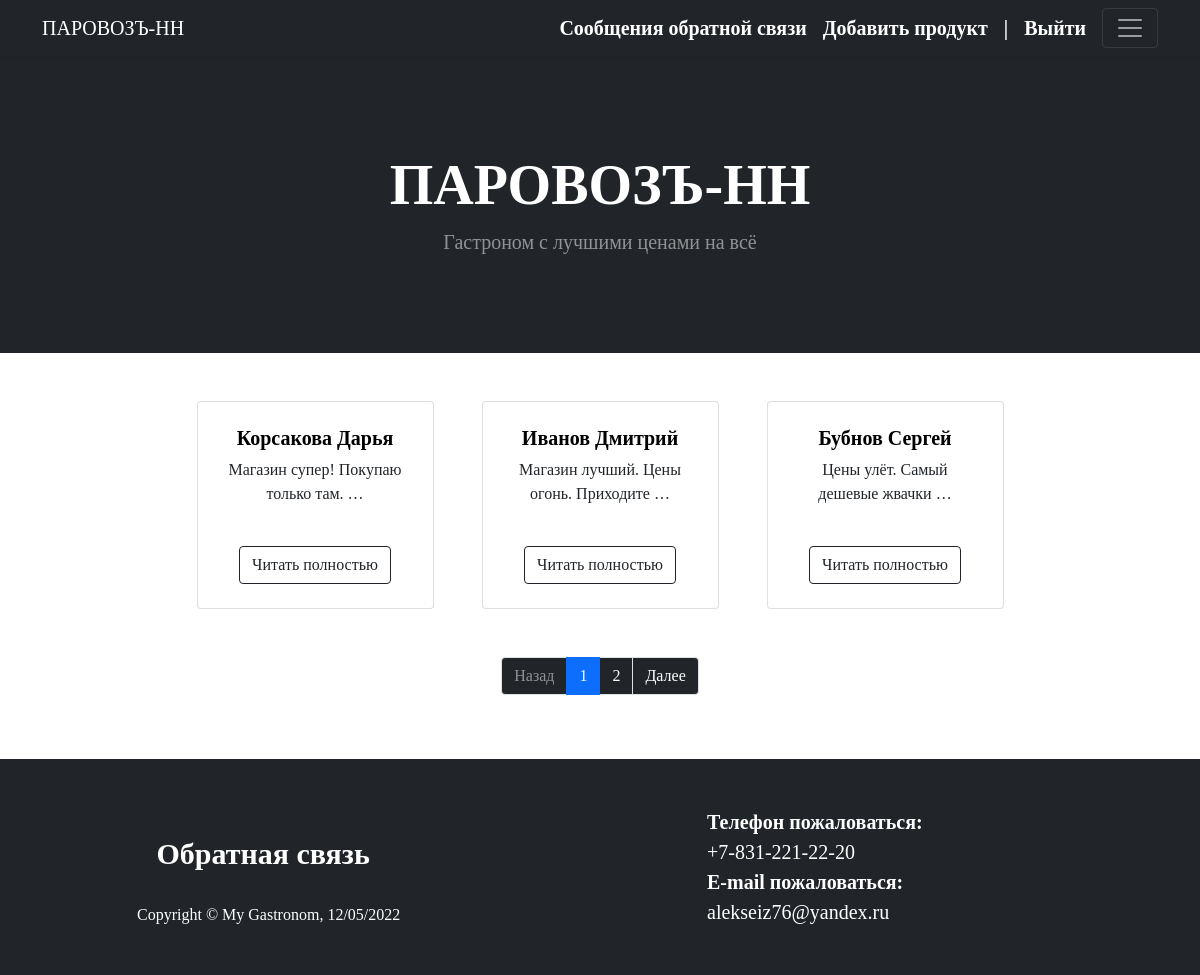
The app's page /comments (signed in) with its own data.
### gastronom/models.py (models this page shows, shortened)
class Contact(models.Model):
    objects = models.Manager()
    first_name = models.CharField('Имя', max_length=200)
    last_name = models.CharField('Фамилия', max_length=200)
    email = models.EmailField('Email', max_length=200)
    message = models.TextField('Сообщение', max_length=1000)
    slug = models.SlugField('URL вакансии', max_length=50, unique=True, db_index=True)
    class Meta:
        verbose_name = 'Сообщение обратной связи'
        verbose_name_plural = "Сообщения обратной связи"

### gastronom/views.py (the view)
# urls.py: path('comments', views.CommentsIndex.as_view(), name='comments'),
class CommentsIndex(ContextMixin, LoginRequiredMixin, ListView):
    login_url = reverse_lazy('gastronom:login')
    model = Contact
    template_name = 'gastronom/comments.html'
    context_object_name = 'comments'
    paginate_by = 3
    allow_empty = True
    def get_context_data(self, **kwargs):
        context = super().get_context_data()
        user_context = self.get_user_context(title='Обратная связь')
        context.update(user_context)
        return context

### gastronom/utils.py (called while the page is built)
    def get_user_context(self, **kwargs):
        context = kwargs
        cats = cache.get('categories')
        if not cats:
            cats = Category.objects.all()
            cache.set('categories', cats, 60)
        context['categories'] = cats
        return context

### gastronom/templates/gastronom/comments.html (shortened to what this page needs)
{% extends 'gastronom/base.html' %}
{% block content %}
<div class="container">
    <div class="row gx-4 gx-lg-5 row-cols-2 row-cols-md-3 row-cols-xl-4 justify-content-center">
        {% for c in comments %}
        <div class="card-group">
            <div class="card">
                <div class="card-body flex-fill p-4">
                    <div class="text-center">
                        <a style="text-decoration: none; color: black" href="{% url 'gastronom:show_comment' c.slug %}">
                            <h5 class="fw-bolder">{{c.last_name|title }} {{c.first_name|title }}</h5></a>
                        <p>{{c.message| truncatewords:5 }}</p>
                    </div>
                </div>
                <div class="card-footer p-4 pt-0 border-top-0 bg-transparent">
                    <div class="text-center">
                        <a class="btn btn-outline-dark mt-auto"
                           href="{% url 'gastronom:show_comment' c.slug %}">Читать полностью</a>
                    </div>
                </div>
            </div>
        </div>
        {% empty %}
        <h1>Ни одного комментария не найдено</h1>
        {% endfor %}
    </div>
</div>
{% if page_obj.has_other_pages %}
<nav class='mt-5' aria-label="Page navigation example">
    <ul class="pagination justify-content-center">
        {% if page_obj.has_previous %}
        <li class="page-item">
            <a class="page-link bg-dark text-white" href="?page={{page_obj.previous_page_number}}">Назад</a>
        </li>
        {% else %}
        <li class="page-item disabled">
            <span class="page-link bg-dark text-white-50">Назад</span>
        </li>
        {% endif %}
        {% for page in paginator.page_range %}
        {% if page_obj.number == page %}
        <li class="page-item active">
            <a class="page-link" href="?page={{page}}">{{page}}</a>
        </li>
        {% elif page >= page_obj.number|add:-2 and page <= page_obj.number|add:2 %}
        <li class="page-item"><a class="page-link bg-dark text-white" href="?page={{page}}">{{page}}</a></li>
        {% endif %}
        {% endfor %}
        {% if page_obj.has_next %}
        <li class="page-item">
            <a class="page-link bg-dark text-white" href="?page={{page_obj.next_page_number}}">Далее</a>
        </li>
        {% else %}
        <li class="page-item disabled">
            <span class="page-link bg-dark text-white-50">Далее</span>
        </li>
        {% endif %}
    </ul>
</nav>
{% endif%}
{% endblock content %}

### static/gastronom/css/style.css (style rules this page uses)
body { font-family: 'Old-Town-Normal'; }

### records on screen
Contact: last_name "Корсакова", first_name "Дарья", message "Магазин супер! Покупаю только там. …"
Contact: last_name "Иванов", first_name "Дмитрий", message "Магазин лучший. Цены огонь. Приходите …"
Contact: last_name "Бубнов", first_name "Сергей", message "Цены улёт. Самый дешевые жвачки …"

### other values on screen
{{ page }} "1"
{{ page }} "2"
